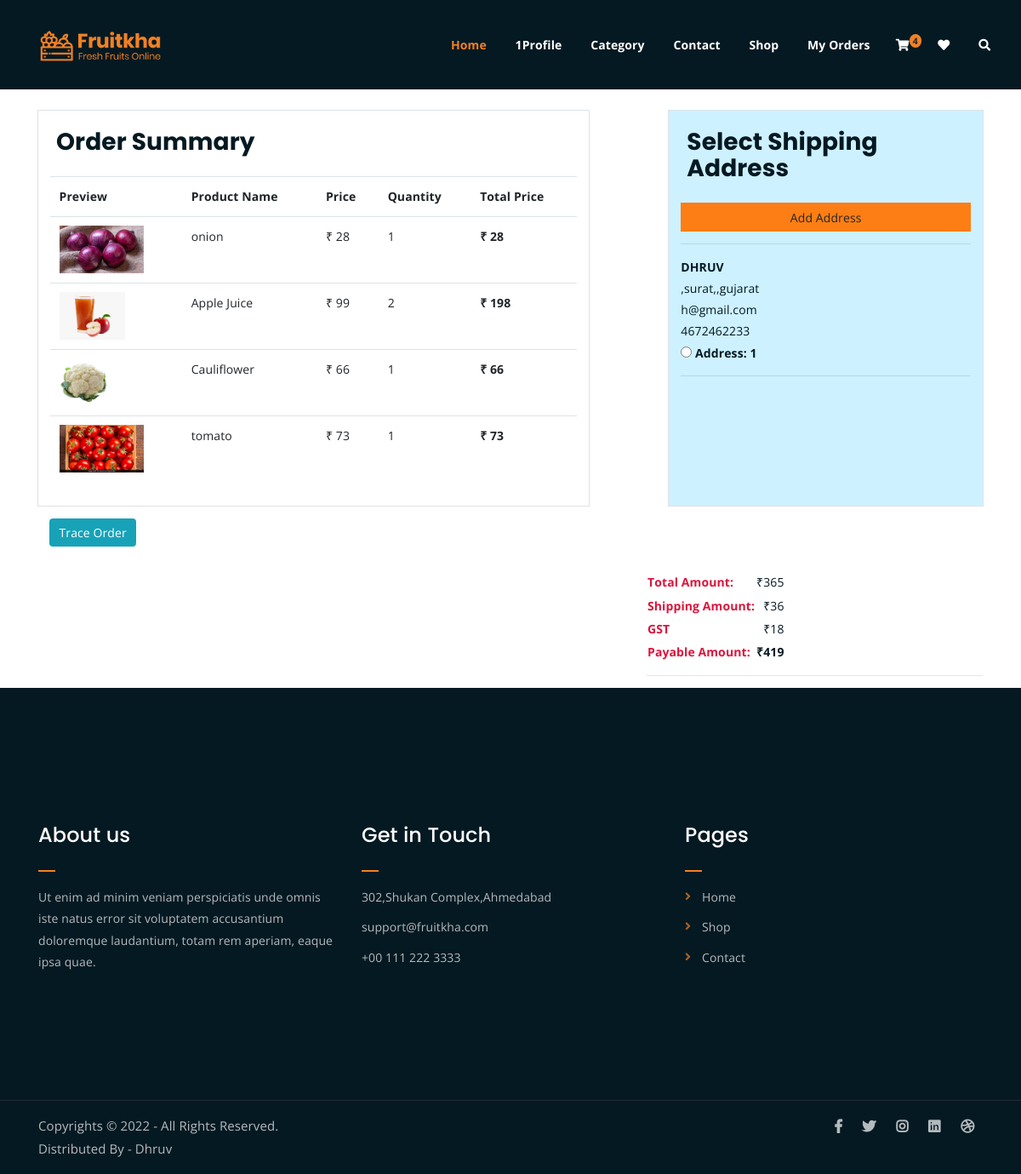
Screenshot of /checkout/ (signed in) with the database file from the repository.
### myfruit/models.py (models this page shows, shortened)
class cartmodel(models.Model):
    user=models.ForeignKey(User,on_delete=models.CASCADE,null=True)
    product=models.ForeignKey(ProductModel,on_delete=models.CASCADE,null=True,blank=True)
    quantity=models.IntegerField(default=1)
    def prod_total(self):
        return (self.product.sell_price * self.quantity)

class ProductModel(models.Model):
    mcate = models.ForeignKey(MaincategoryModel,on_delete=models.CASCADE,null=True,blank=True)
    name = models.CharField(max_length=200)
    image = models.ImageField(upload_to = 'photos/product')
    og_price = models.IntegerField(default=0)
    discount = models.IntegerField(default=0)
    discount_price = models.IntegerField(default=0)
    sell_price = models.IntegerField(default=0)
    description = models.TextField()

class CustomeraddressModel(models.Model):
    user = models.ForeignKey(User,on_delete=models.CASCADE)
    fname = models.CharField(max_length=200)
    lname = models.CharField(max_length=200)
    email = models.EmailField()
    mobile = models.IntegerField()
    counrty = models.CharField(max_length=200)
    state = models.CharField(max_length=200)
    city = models.CharField(max_length=200)
    pincode = models.IntegerField()
    add1 = models.CharField(max_length=200)
    add2 = models.CharField(max_length=200)

### myfruit/views.py (the view, shortened to what this page needs)
# urls.py: path('checkout/',CheckoutView),
def CheckoutView(request):
    main = MaincategoryModel.objects.all()
    product=ProductModel.objects.all()
    cart_count = cartmodel.objects.filter(user=request.user).count()
    cart_items = cartmodel.objects.filter(user=request.user)
    all_address = CustomeraddressModel.objects.filter(user=request.user)
    sub_total = 0
    ship_charge = 0
    GST = 0
    grand_total = 0
    usr = request.user
    get_address_id = request.GET.get('add')
    for i in cart_items:
        sub_total += i.prod_total()
        shiped= (sub_total*10)/100
        ship_charge=int(shiped)
        gst= (sub_total*5)/100
        GST= int(gst)
        grand_total = sub_total + ship_charge + GST
    amount = (grand_total)*100
    client = razorpay.Client(
        auth=("rzp_test_ZLqfk4WQ6xORgy", "T7NECwZVNhvOpW1jFp2qu6QB"))
    payment = client.order.create(
        {'amount': amount, 'currency': 'INR', 'payment_capture': '1'})
    context = {'cart_count': cart_count, 'cart_items': cart_items, 'sub_total': sub_total,
               'ship_charge': ship_charge, 'GST': GST, 'grand_total': grand_total, 'all_address': all_address,
               'payment': payment,'main':main,'product':product}
    return render(request, 'checkout.html', context)

### myfruit/templates/checkout.html (shortened to what this page needs)
{% extends 'base.html' %}
{% load static %}
{% block body %}
<div class="container">
  <div class="row mt-3 ">
    <div class="display-4 mx-auto">Checkout</div>
  </div>
  <div class="row mt-5 p-3 " >
    <div class="col-7 border p-3 " style="background-color: rgb(255, 255, 255);">
      <div class="h3 p-2">Order Summary </div>
      <table class="table table-hover">
        <tbody>
            <tr>
                <th>Preview</th>
                <th>Product Name</th>
                <th>Price</td>
                <th>Quantity</th>
                <th>Total Price</th>
            </tr>
          {% for i in cart_items %}
          <tr>
            <td><img style="height: 4rem;" src="{{i.product.image.url}}"></td>
            <td>{{i.product.name}}</td>
            <td>₹ {{i.product.sell_price}}</td>
            <td>{{i.quantity}}</td>
            <td class=""><strong>₹ {{i.prod_total}}</strong></strong></td>
          </tr>
          {% endfor %}
        </tbody>
      </table>
    </div>
    <div class="col-1" ></div>
    <div class="col-4 p-3 border p-3" style="background-color: rgb(205, 241, 255);">
      <div class="h3 p-2">Select Shipping Address</div>
      <div class="col mt-3" align="center" style="background-color:#fd7e14;">
        <a href="/address/" class="btn btn-block btn" type="submit" >Add Address</a>
      </div>
      <form action="">
      {% for ad in all_address %}
      <hr>
        <div>
          <strong>{{ad.fname|upper}}</strong><br>
          {{ad.locality}},{{ad.city}},{{ad.zipcode}},{{ad.state}}<br>
          {{ad.email}}<br>
          {{ad.mobile}}
        </div>
        <div>
          <input required type="radio" name="add" id="add{{forloop.counter}}" value="{{ad.id}}">
          <strong>Address: {{forloop.counter}}</strong>
        </div>
        {% endfor %}
        <hr>
      </form>
    </div>
    <div class="m-3">
      <a href="/orders/" class="btn btn-info" type="submit">Trace Order</a>
    </div>
  </div>
  <div class="row" style="margin-left: 50rem;">
    <div class="col " align="left">
      <table>
        <tbody>
          <tr>
            <td><strong class="" style="color: crimson;">Total Amount: </strong>
            <td class="text-right">₹{{sub_total}}</td>
            </td>
          </tr>
          <tr>
            <td><strong class="" style="color: crimson;">Shipping Amount: </strong>
            <td class="text-right">₹{{ship_charge}}</td>
            </td>
          </tr>
          <tr>
            <td><strong class="" style="color: crimson;">GST </strong>
            <td class="text-right">₹{{GST}}</td>
            </td>
          </tr>
          <tr>
            <td><strong class="" style="color: crimson;">Payable Amount: </strong>
            <td class="text-right"><strong>₹{{grand_total}}</strong></td>
            </td>
          </tr>
        </tbody>
      </table>
      <hr>
    </div>
  </div>
</div>
{% endblock body %}

### myfruit/templates/base.html (shortened to what this page needs)
{% load static %}
<!DOCTYPE html>
<html lang="en">
<head>
	<link rel="stylesheet" href="{% static 'assets/css/all.min.css' %}">
	<link rel="stylesheet" href="{% static 'assets/bootstrap/css/bootstrap.min.css' %}">
	<link rel="stylesheet" href="{% static 'assets/css/owl.carousel.css' %}">
	<link rel="stylesheet" href="{% static 'assets/css/magnific-popup.css' %}">
	<link rel="stylesheet" href="{% static 'assets/css/animate.css' %}">
	<link rel="stylesheet" href="{% static 'assets/css/meanmenu.min.css' %}">
	<link rel="stylesheet" href="{% static 'assets/css/main.css' %}">
	<link rel="stylesheet" href="{% static 'assets/css/responsive.css' %}">
</head>
<body>
	<div class="top-header-area" id="sticker" style="background-color:#051922;color:white">
		<div class="container">
			<div class="row">
				<div class="col-lg-12 col-sm-12 text-center">
					<div class="main-menu d-flex  justify-content-between">
						<div class="site-logo">
							<a href="/">
								<img src="{% static 'assets/img/logo.png' %}" alt="">
							</a>
						</div>
						<nav class="main-menu">
							<ul>
								<li class="current-list-item"><a href="/">Home</a>
								</li>
								<li><a href="#">{{request.user}}Profile</a>
								</li>
								<li><a href="/allproduct/">Category</a>
								</li>
								<li><a href="/contact/">Contact</a></li>
								<li><a href="shop.html">Shop</a>
								</li>
								<li ><a href="/orders/">My Orders</a>
								</li>
								<li>
									<div class="header-icons">
										<a class="shopping-cart" href="/cart/"><i class="fas fa-shopping-cart"></i><span class='badge badge-warning' id='lblCartCount' style="position:absolute;background-color:#F28123;border-radius: 60%;">{{cart_count}}</span></a>
										<a class="wishlist" href="/wishlist/"><i class="fas	 fa-heart"></i></a>
										<a class="mobile-hide search-bar-icon" href="#"><i class="fas fa-search"></i></a>
									</div>
								</li>
							</ul>
						</nav>
					</div>
				</div>
			</div>
		</div>
	</div>
{% block body %}{% endblock body %}
<div class="footer-area">
    <div class="container">
        <div class="row">
            <div class="col-lg-4 col-md-6">
                <div class="footer-box about-widget">
                    <h2 class="widget-title">About us</h2>
                    <p>Ut enim ad minim veniam perspiciatis unde omnis iste natus error sit voluptatem accusantium doloremque laudantium, totam rem aperiam, eaque ipsa quae.</p>
                </div>
            </div>
            <div class="col-lg-4 col-md-6">
                <div class="footer-box get-in-touch">
                    <h2 class="widget-title">Get in Touch</h2>
                    <ul>
                        <li>302,Shukan Complex,Ahmedabad</li>
                        <li>support@fruitkha.com</li>
                        <li>+00 111 222 3333</li>
                    </ul>
                </div>
            </div>
            <div class="col-lg-4 col-md-6">
                <div class="footer-box pages">
                    <h2 class="widget-title">Pages</h2>
                    <ul>
                        <li><a href="/">Home</a></li>
                        <li><a href="/allproduct/">Shop</a></li>
                        <li><a href="/contact/">Contact</a></li>
                    </ul>
                </div>
            </div>
        </div>
    </div>
</div>
<div class="copyright">
    <div class="container">
        <div class="row">
            <div class="col-lg-6 col-md-12">
                <p>Copyrights &copy; 2022 - All Rights Reserved.<br>
                    Distributed By - Dhruv</a>
                </p>
            </div>
            <div class="col-lg-6 text-right col-md-12">
                <div class="social-icons">
                    <ul>
                        <li><a href="#" target="_blank"><i class="fab fa-facebook-f"></i></a></li>
                        <li><a href="#" target="_blank"><i class="fab fa-twitter"></i></a></li>
                        <li><a href="#" target="_blank"><i class="fab fa-instagram"></i></a></li>
                        <li><a href="#" target="_blank"><i class="fab fa-linkedin"></i></a></li>
                        <li><a href="#" target="_blank"><i class="fab fa-dribbble"></i></a></li>
                    </ul>
                </div>
            </div>
        </div>
    </div>
</div>
</body>
</html>

### static/assets/css/main.css (style rules this page uses)
html { font-size: 14px; font-weight: 400; line-height: 28px; height: 100%; }
body { font-family: "Open Sans", sans-serif; font-weight: 400; font-size: 1rem; letter-spacing: 0.1px; line-height: 1.8; color: #051922; overflow-x: hidden; }
body img { max-width: 100%; }
a { cursor: pointer; text-decoration: none; -webkit-transition: all 0.2s ease-in-out; -o-transition: all 0.2s ease-in-out; transition: all 0.2s ease-in-out; }
h1, .h1, h2, .h2, h3, .h3, h4, .h4, h5, .h5, h6, .h6 { font-family: "Poppins", sans-serif; font-weight: 700; margin: 0 0 1.25rem 0; color: #051922; }
h2, .h2 { font-size: 3rem; font-weight: 700; line-height: 3.25rem; }
h3, .h3 { font-size: 2rem; font-weight: 700; line-height: 2.25rem; }
p { font-family: "Open Sans", sans-serif; font-weight: 400; font-size: 1rem; letter-spacing: 0.1px; line-height: 1.8; color: #051922; margin: 0 0 1.25rem 0; }
p:last-child { margin: 0; }
.top-header-area { position: absolute; z-index: 999; width: 100%; padding: 25px 0; }
nav.main-menu ul { margin: 0; padding: 0; position: fixed; list-style: none; }
nav.main-menu ul li { display: inline-block; }
nav.main-menu ul li a { color: #fff; font-weight: 700; display: block; padding: 15px; }
nav.main-menu ul > li { position: relative; }
nav.main-menu ul li:last-child a { display: inline-block; }
nav.main-menu > ul li:last-child { float: right; }
.site-logo { float: left; max-width: 150px; }
.header-icons a { color: #fff; display: inline-block; padding: 10px; }
.site-logo { padding: 6px 0; }
nav.main-menu ul li.current-list-item > a { color: #F28123; }
nav.main-menu li a { -webkit-transition: 0.3s; -o-transition: 0.3s; transition: 0.3s; }
.top-header-area .header-icons a { -webkit-transition: 0.3s; -o-transition: 0.3s; transition: 0.3s; }
.top-header-area { -webkit-transition: 0.3s; -o-transition: 0.3s; transition: 0.3s; }
.footer-area { background-color: #051922; color: #fff; padding: 150px 0; }
h2.widget-title { font-size: 24px; font-weight: 500; position: relative; padding-bottom: 20px; color: #fff; }
h2.widget-title:after { position: absolute; left: 0; bottom: 0; width: 20px; height: 2px; background-color: #F28123; content: ""; }
.footer-box p { color: #fff; opacity: 0.7; line-height: 1.8; }
.footer-box ul { margin: 0; padding: 0; list-style: none; }
.footer-box ul li { opacity: 0.7; margin-bottom: 10px; line-height: 1.8; }
.footer-box ul li:last-child { margin-bottom: 0; }
.copyright { background-color: #051922; border-top: 1px solid #232a35; }
.copyright p { margin: 0; color: #fff; opacity: 0.7; padding: 16px 0; font-size: 15px; }
.copyright a { color: #F28123; font-weight: 700; }
.social-icons ul { margin: 0; padding: 0; list-style: none; }
.social-icons ul li { display: inline-block; }
.social-icons ul li a { font-size: 16px; color: #fff; opacity: 0.7; padding: 16px 10px; display: block; }
.footer-box ul li a { color: #fff; }
.footer-box.pages ul li { position: relative; padding-left: 20px; }
.footer-box.pages ul li:before { position: absolute; left: 0; top: 0; content: "\f105"; font-family: "Font Awesome 5 Free"; font-weight: 900; color: #F28123; }
.footer-box.pages ul li a { -webkit-transition: 0.3s; -o-transition: 0.3s; transition: 0.3s; }
.social-icons ul li a { -webkit-transition: 0.3s; -o-transition: 0.3s; transition: 0.3s; }
html, body { height: 100%; }

### rows the page displays
cartmodel: product.image (picture), product.name "onion", product.sell_price "28", quantity "1", prod_total "28"
cartmodel: product.image (picture), product.name "Apple Juice", product.sell_price "99", quantity "2", prod_total "198"
cartmodel: product.image (picture), product.name "Cauliflower", product.sell_price "66", quantity "1", prod_total "66"
cartmodel: product.image (picture), product.name "tomato", product.sell_price "73", quantity "1", prod_total "73"
CustomeraddressModel: fname "DHRUV", city "surat", state "gujarat", email "h@gmail.com", mobile "4672462233"

### other values shown
{{ request.user }} "1"
{{ cart_count }} "4"
{{ sub_total }} "365"
{{ ship_charge }} "36"
{{ GST }} "18"
{{ grand_total }} "419"
